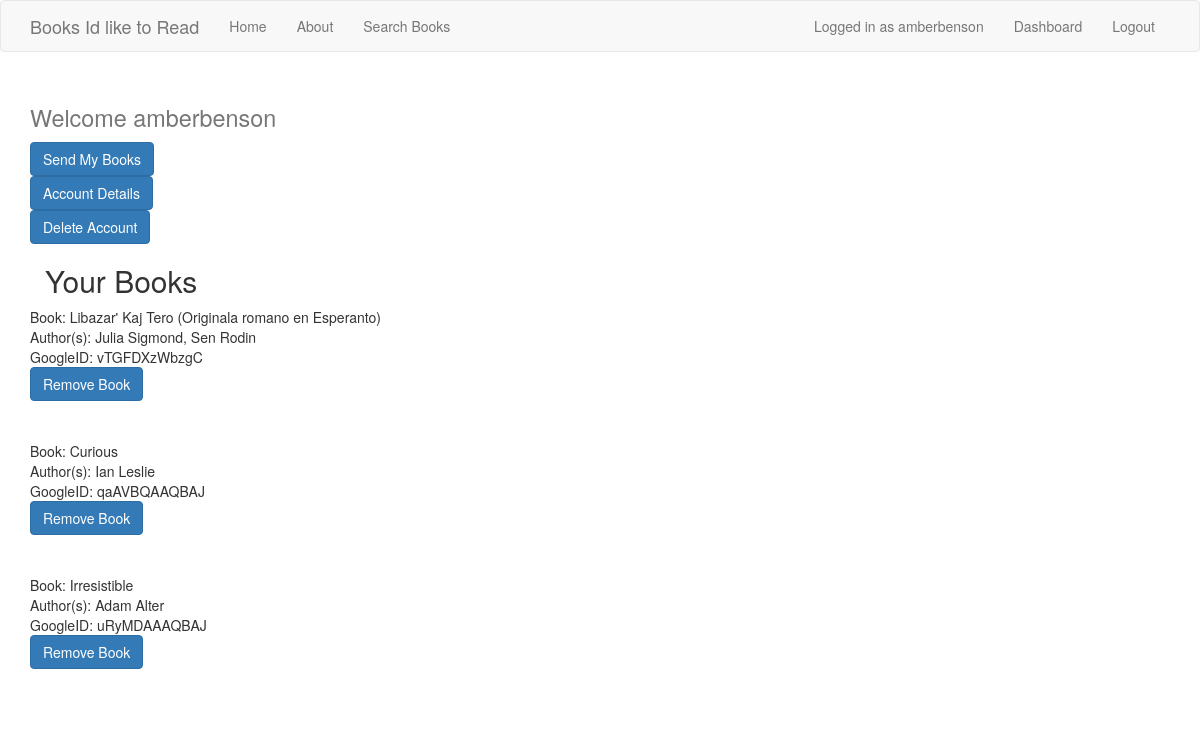
The page /dashboard (signed in) on the database its author committed.
### tables this page shows
CREATE TABLE users (id INTEGER PRIMARY KEY, username TEXT, email TEXT, password TEXT, name TEXT);

CREATE TABLE books (id INT, username TEXT, email TEXT, book Text, authors TEXT, googleID TEXT);

### backend.py (the view, shortened to what this page needs)
@app.route("/dashboard", methods=["GET", "POST"])
def dashboard():
    books = BooksDB().create_json(session['username'])
    email= BooksDB().grab_info(session['username'])[2]
    session['email'] = email
    return render_template('dashboard.html', session=session, books=books)

### backend.py (called while the page is built)
    def grab_info(self, username):
        conn = sqlite3.connect("users.db")
        cur = conn.cursor()
        user_row = cur.execute("SELECT id,username,email FROM users where username=?", (username,)).fetchone()
        conn.commit()
        conn.close()
        return user_row

    def create_json(self, username):
        conn=sqlite3.connect('users.db')
        cur=conn.cursor()
        jfile = cur.execute('SELECT book, authors, googleID FROM books WHERE username=?', (username,)).fetchall()
        books = dict(total=0, items=list())
        for book, authors, googleID in jfile:
            books['items'].append(dict(book=book,authors=authors, googleID=googleID))
            books['total'] +=1
        return books

### templates/dashboard.html
<!doctype html>
{% extends 'layout.html' %}
{% block body %}
{% if session.logged_in %}
  <h1> <small> Welcome {{ session.username }} </small> </h1>
  <div>
  <form class="sub_data" action="" method="post">
    <button class="btn btn-primary" type="submit" value="Submit">Send My Books</button>
  </form>
  <a href='/accountDetails' class="btn btn-primary">Account Details</a><br>
  <a href='/deleteAccount' class="btn btn-primary">Delete Account</a>
  </div>
  <div class='container'>
    <h2>Your Books</h2>
  </div>
  {% for item in books['items'] %}
  <div class="border">
  <div class='card text-left'>
    <div>Book: {{item['book']}}</div>
    <div>Author(s): {{item.authors}}</div>
    <div>GoogleID: {{item.googleID}}</div>
    <a href="{{ url_for('remove_book', title=item['book']) }}" class="btn btn-primary">Remove Book</a>
  </div>
  </div>
  <br><br>
  {% endfor %}
{% else %}
<h1>Login To View Your Dashboard</h1>
{% endif %}
{% endblock %}

### templates/includes/_navbar.html (shortened to what this page needs)
<nav class="navbar navbar-default">
      <div class="container">
        <div class="navbar-header">
          <a href="/" class="navbar-brand">Books Id like to Read</a>
        </div>
        <div id="navbar" class="collapse navbar-collapse">
          <ul class="nav navbar-nav navbar-left">
            {% if session.logged_in %}
            <li><a href="/">Home</a></li>
            <li><a href="/about">About</a></li>
            <li><a href='/search'>Search Books</a></li>
          </ul>
            {% else %}
            <li><a href="/">Home</a></li>
            <li><a href="/about">About</a></li>
            <li><a href='/search'>Search Books</a></li>
            <li><a href='/login'>Login</a></li>
            {% endif %}
          <ul class="nav navbar-nav navbar-right">
            {% if session.logged_in %}
            <li><a href="/dashboard">Logged in as {{session.username}}</a></li>
            <li><a href="/dashboard">Dashboard</a></li>
            <li><a href="/logout">Logout</a></li>
            {% else %}
            <li><a href="/register">Register</a></li>
            {% endif %}
          </ul>
        </div>
      </div>
</nav>

### rows shown on the page
users: username "amberbenson"
books: book "Libazar' Kaj Tero (Originala romano en Esperanto)", authors "Julia Sigmond, Sen Rodin", googleID "vTGFDXzWbzgC"
books: book "Curious", authors "Ian Leslie", googleID "qaAVBQAAQBAJ"
books: book "Irresistible", authors "Adam Alter", googleID "uRyMDAAAQBAJ"
